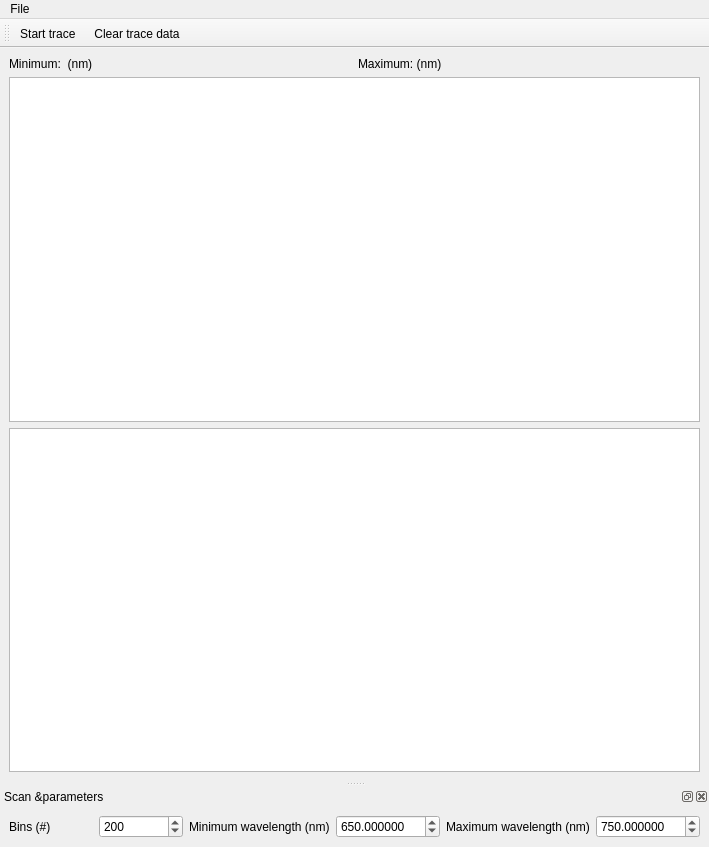
<?xml version="1.0" encoding="UTF-8"?>
<ui version="4.0">
 <class>MainWindow</class>
 <widget class="QMainWindow" name="MainWindow">
  <property name="geometry">
   <rect>
    <x>0</x>
    <y>0</y>
    <width>709</width>
    <height>847</height>
   </rect>
  </property>
  <property name="windowTitle">
   <string>qudi: Laser scanning</string>
  </property>
  <widget class="QWidget" name="centralwidget">
   <layout class="QGridLayout" name="gridLayout" rowstretch="0,0,0">
    <item row="0" column="1">
     <widget class="QLabel" name="autoMaxLabel">
      <property name="text">
       <string>Maximum: (nm)</string>
      </property>
      <property name="textInteractionFlags">
       <set>Qt::LinksAccessibleByMouse|Qt::TextSelectableByKeyboard|Qt::TextSelectableByMouse</set>
      </property>
     </widget>
    </item>
    <item row="2" column="0" colspan="2">
     <widget class="PlotWidget" name="scatterPlotWidget">
      <property name="sizePolicy">
       <sizepolicy hsizetype="Expanding" vsizetype="Expanding">
        <horstretch>0</horstretch>
        <verstretch>0</verstretch>
       </sizepolicy>
      </property>
     </widget>
    </item>
    <item row="0" column="0">
     <widget class="QLabel" name="autoMinLabel">
      <property name="text">
       <string>Minimum:  (nm)</string>
      </property>
      <property name="textInteractionFlags">
       <set>Qt::LinksAccessibleByMouse|Qt::TextSelectableByKeyboard|Qt::TextSelectableByMouse</set>
      </property>
     </widget>
    </item>
    <item row="1" column="0" colspan="2">
     <widget class="PlotWidget" name="PlotWidget"/>
    </item>
   </layout>
  </widget>
  <widget class="QMenuBar" name="menubar">
   <property name="geometry">
    <rect>
     <x>0</x>
     <y>0</y>
     <width>709</width>
     <height>21</height>
    </rect>
   </property>
   <widget class="QMenu" name="menuFile">
    <property name="title">
     <string>File</string>
    </property>
    <addaction name="start_trace_Action"/>
    <addaction name="actionClear_trace_data"/>
    <addaction name="separator"/>
    <addaction name="actionClose_2"/>
   </widget>
   <addaction name="menuFile"/>
  </widget>
  <widget class="QDockWidget" name="scanParametersDockWidget">
   <property name="windowTitle">
    <string>Scan &amp;parameters</string>
   </property>
   <attribute name="dockWidgetArea">
    <number>8</number>
   </attribute>
   <widget class="QWidget" name="dockWidgetContents">
    <layout class="QHBoxLayout" name="horizontalLayout">
     <item>
      <widget class="QLabel" name="binLabel">
       <property name="toolTip">
        <string>Number of bins to split the wavelength range up into.
High bin number gives noisy but detailed data.</string>
       </property>
       <property name="text">
        <string>Bins (#)</string>
       </property>
      </widget>
     </item>
     <item>
      <widget class="QSpinBox" name="binSpinBox">
       <property name="toolTip">
        <string>Number of bins to split the wavelength range up into.
High bin number gives noisy but detailed data.</string>
       </property>
       <property name="minimum">
        <number>1</number>
       </property>
       <property name="maximum">
        <number>10000</number>
       </property>
       <property name="value">
        <number>200</number>
       </property>
      </widget>
     </item>
     <item>
      <widget class="QLabel" name="minLabel">
       <property name="text">
        <string>Minimum wavelength (nm)</string>
       </property>
      </widget>
     </item>
     <item>
      <widget class="QDoubleSpinBox" name="minDoubleSpinBox">
       <property name="decimals">
        <number>6</number>
       </property>
       <property name="minimum">
        <double>1.000000000000000</double>
       </property>
       <property name="maximum">
        <double>10000.000000000000000</double>
       </property>
       <property name="value">
        <double>650.000000000000000</double>
       </property>
      </widget>
     </item>
     <item>
      <widget class="QLabel" name="maxLabel">
       <property name="text">
        <string>Maximum wavelength (nm)</string>
       </property>
      </widget>
     </item>
     <item>
      <widget class="QDoubleSpinBox" name="maxDoubleSpinBox">
       <property name="decimals">
        <number>6</number>
       </property>
       <property name="minimum">
        <double>1.000000000000000</double>
       </property>
       <property name="maximum">
        <double>10000.000000000000000</double>
       </property>
       <property name="value">
        <double>750.000000000000000</double>
       </property>
      </widget>
     </item>
    </layout>
   </widget>
  </widget>
  <widget class="QToolBar" name="trace_control_ToolBar">
   <property name="sizePolicy">
    <sizepolicy hsizetype="Preferred" vsizetype="Preferred">
     <horstretch>0</horstretch>
     <verstretch>0</verstretch>
    </sizepolicy>
   </property>
   <property name="windowTitle">
    <string>toolBar</string>
   </property>
   <attribute name="toolBarArea">
    <enum>TopToolBarArea</enum>
   </attribute>
   <attribute name="toolBarBreak">
    <bool>false</bool>
   </attribute>
   <addaction name="start_trace_Action"/>
   <addaction name="actionClear_trace_data"/>
  </widget>
  <action name="actionClose">
   <property name="icon">
    <iconset>
     <normaloff>../../artwork/icons/application-exit.svg</normaloff>../../artwork/icons/application-exit.svg</iconset>
   </property>
   <property name="text">
    <string>&amp;Close</string>
   </property>
  </action>
  <action name="action">
   <property name="enabled">
    <bool>false</bool>
   </property>
   <property name="icon">
    <iconset>
     <normaloff>../../artwork/icons/stop-counter.svg</normaloff>../../artwork/icons/stop-counter.svg</iconset>
   </property>
   <property name="text">
    <string>Stop scan</string>
   </property>
  </action>
  <action name="actionSave_histogram">
   <property name="icon">
    <iconset>
     <normaloff>../../artwork/icons/document-save.svg</normaloff>../../artwork/icons/document-save.svg</iconset>
   </property>
   <property name="text">
    <string>&amp;Save histogram</string>
   </property>
  </action>
  <action name="actionAuto_range">
   <property name="icon">
    <iconset>
     <normaloff>../../artwork/icons/zoom-fit-best.svg</normaloff>../../artwork/icons/zoom-fit-best.svg</iconset>
   </property>
   <property name="text">
    <string>Auto range</string>
   </property>
  </action>
  <action name="actionWavelength">
   <property name="checkable">
    <bool>true</bool>
   </property>
   <property name="checked">
    <bool>true</bool>
   </property>
   <property name="text">
    <string>&amp;Wavelength</string>
   </property>
  </action>
  <action name="actionScan_parameters">
   <property name="checkable">
    <bool>true</bool>
   </property>
   <property name="checked">
    <bool>true</bool>
   </property>
   <property name="text">
    <string>&amp;Scan parameters</string>
   </property>
  </action>
  <action name="actionReset_to_default_view">
   <property name="text">
    <string>&amp;Reset to default view</string>
   </property>
  </action>
  <action name="actionFit_settings">
   <property name="text">
    <string>&amp;Fit settings</string>
   </property>
  </action>
  <action name="actionFit">
   <property name="checkable">
    <bool>true</bool>
   </property>
   <property name="checked">
    <bool>true</bool>
   </property>
   <property name="text">
    <string>&amp;Fit</string>
   </property>
  </action>
  <action name="start_trace_Action">
   <property name="checkable">
    <bool>true</bool>
   </property>
   <property name="icon">
    <iconset>
     <normaloff>../../../../../qudi-core/src/qudi/artwork/icons/start-counter.svg</normaloff>
     <normalon>../../../../../qudi-core/src/qudi/artwork/icons/stop-counter.svg</normalon>../../../../../qudi-core/src/qudi/artwork/icons/start-counter.svg</iconset>
   </property>
   <property name="text">
    <string>Start trace</string>
   </property>
   <property name="iconText">
    <string>Start trace </string>
   </property>
   <property name="visible">
    <bool>true</bool>
   </property>
   <property name="iconVisibleInMenu">
    <bool>true</bool>
   </property>
  </action>
  <action name="actionClose_2">
   <property name="text">
    <string>Close</string>
   </property>
  </action>
  <action name="actionClear_trace_data">
   <property name="checkable">
    <bool>false</bool>
   </property>
   <property name="icon">
    <iconset>
     <normaloff>../../../../../qudi-core/src/qudi/artwork/icons/edit-clear.svgz</normaloff>../../../../../qudi-core/src/qudi/artwork/icons/edit-clear.svgz</iconset>
   </property>
   <property name="text">
    <string>Clear trace data</string>
   </property>
  </action>
 </widget>
 <customwidgets>
  <customwidget>
   <class>PlotWidget</class>
   <extends>QGraphicsView</extends>
   <header>pyqtgraph</header>
  </customwidget>
 </customwidgets>
 <resources/>
 <connections>
  <connection>
   <sender>actionClose_2</sender>
   <signal>triggered()</signal>
   <receiver>MainWindow</receiver>
   <slot>close()</slot>
   <hints>
    <hint type="sourcelabel">
     <x>-1</x>
     <y>-1</y>
    </hint>
    <hint type="destinationlabel">
     <x>401</x>
     <y>299</y>
    </hint>
   </hints>
  </connection>
 </connections>
</ui>
